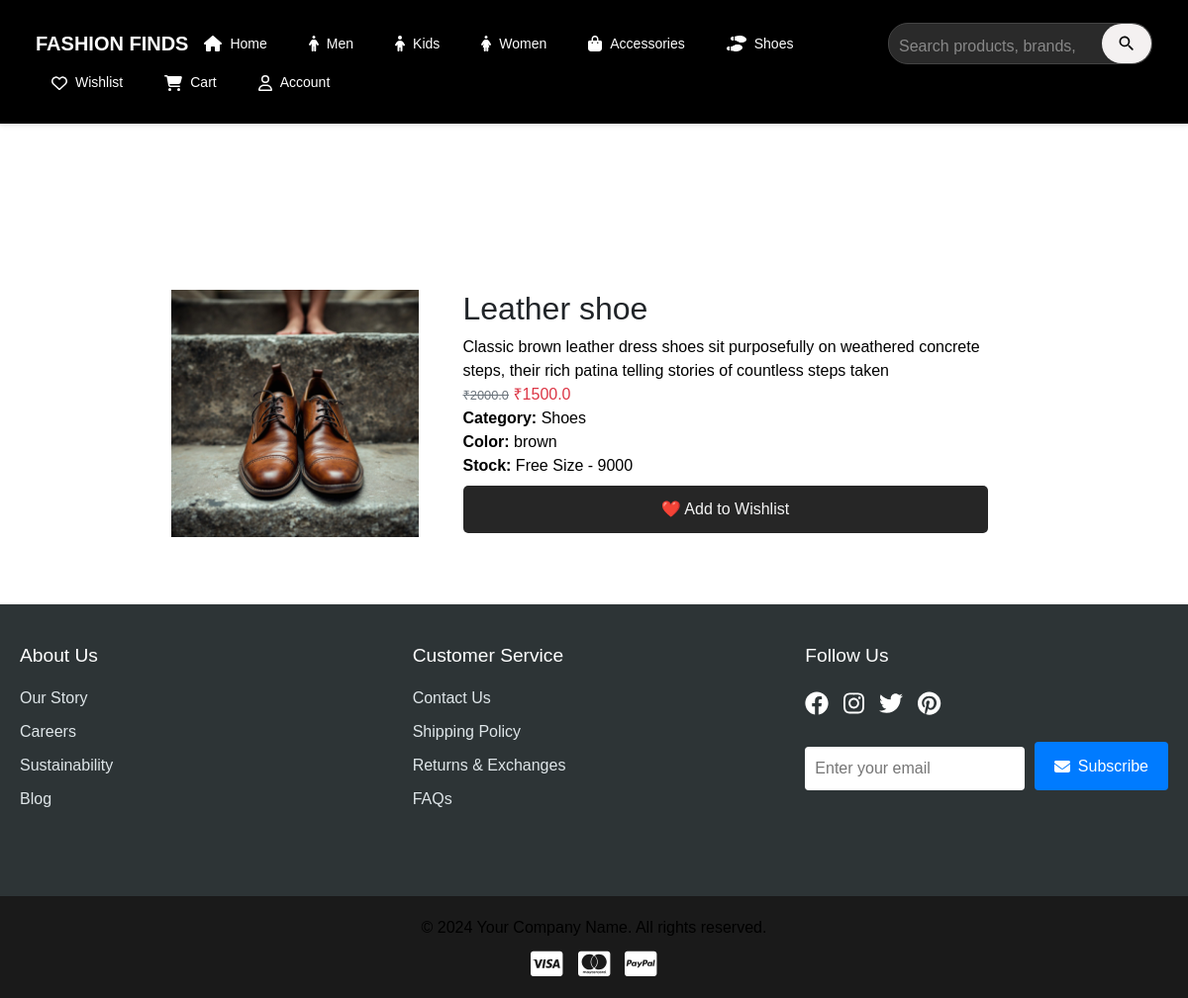
Page /product/1 on the committed database.
### app/models.py (models this page shows, shortened)
class Product(db.Model):
    __tablename__ = 'products'
    id = db.Column(db.Integer, primary_key=True)
    product_name = db.Column(db.String(100), nullable=False)
    product_picture = db.Column(db.String(1000), nullable=False)
    current_price = db.Column(db.Float, nullable=False)
    previous_price = db.Column(db.Float, nullable=False)
    description = db.Column(db.String(2000), nullable=True)
    color = db.Column(db.String(15))
    rating = db.Column(db.Integer, default=0)
    sale = db.Column(db.Boolean, default=False)
    discount = db.Column(db.Integer, nullable=True, default=0)
    brand = db.Column(db.String(100), nullable=True)
    category = db.Column(db.String(100), nullable=False)  # ✅ Now category is a string field
    quantity_size = db.relationship('ProductSize', backref='product', lazy=True, cascade="all, delete-orphan")
    carts = db.relationship('Cart', backref='cart_product', lazy=True, cascade="all, delete-orphan")
    wishlists = db.relationship('Wishlist', backref='wishlist_product', lazy=True, cascade="all, delete-orphan")
    order_items = db.relationship('OrderItem', backref='product', lazy=True, cascade="all, delete-orphan")

class ProductSize(db.Model):
    __tablename__ = 'product_sizes'
    id = db.Column(db.Integer, primary_key=True)
    product_id = db.Column(db.Integer, db.ForeignKey('products.id'), nullable=False)
    size = db.Column(db.String(50), nullable=False, default="No size")
    quantity = db.Column(db.Integer, nullable=False, default=0)

### app/views.py (the view)
@views.route('/product/<int:product_id>')
def product_info(product_id):
    product = Product.query.get_or_404(product_id)
    sizes = ProductSize.query.filter_by(product_id=product.id).all()
    suggested_products = Product.query.filter(Product.id != product.id).order_by(db.func.random()).limit(4).all()
    return render_template("product_details.html", product=product, sizes=sizes, suggested_products=suggested_products)

### app/templates/product_details.html (shortened to what this page needs)
{% extends 'base.html' %}
{% block content %}
<div class="container py-5">
    <div class="row">
        {% if product.product_picture %}
        <img src="{{ url_for('views.get_image', filename=product.product_picture) }}"
             alt="{{ product.product_name }}"
             width="250"
             height="250">
         {% else %}
        No Image
            {% endif %}
        </div>
        <div class="col-md-6">
            <h2>{{ product.product_name }}</h2>
            <p>{{ product.description }}</p>
            <p class="text-danger fw-bold">
                <span class="text-muted small"><s>₹{{ product.previous_price }}</s></span> ₹{{ product.current_price }}
            </p>
            <p><strong>Category:</strong> {{ product.category }}</p>
            <p><strong>Color:</strong> {{ product.color }}</p>
            <p><strong>Stock:</strong>
                {% for sizes in product.quantity_size %}
                    <tr>
                        <td class="size-value">{{ sizes.size }}</td> -
                        <td class="quantity-value {% if sizes.quantity < 10 %}low-stock{% else %}in-stock{% endif %}">
                            {{ sizes.quantity }}
                        </td> {% if product.quantity_size | length > 1 %} | {% endif %}
                    </tr>
                {% endfor %}
            </p>
            <form action="{{ url_for('views.wishlist_add', product_id=product.id) }}" method="POST">
                <button type="submit" class="btn btn-outline-danger mt-2">❤️ Add to Wishlist</button>
            </form>
        </div>
    </div>
{% endblock %}

### app/static/css/style.css (style rules this page uses)
* { margin: 0; padding: 0; box-sizing: border-box; font-family: Arial, sans-serif; }
.container { display: flex; flex-wrap: wrap; gap: 20px; justify-content: center; padding: 20px; max-width: 1400px; margin: 0 auto; }
.container { display: flex; flex-wrap: wrap; justify-content: center; gap: 15px; width: 100%; max-width: 1200px; }
body { font-family: Arial, sans-serif; margin: 0; padding: 0; }
.text-muted { color: #6c757d !important; }
p { font-size: 16px; color: black; margin: 0; }
form { display: grid; gap: 15px; }
html, body { height: 100%; margin: 0; overflow-x: hidden; }
button { background-color: #262626; color: #f5f5f5; cursor: pointer; border: none; padding: 12px; border-radius: 5px; font-size: 1em; transition: background-color 0.3s; }
.btn { display: inline-block; padding: 12px; margin-top: 20px; background-color: #262626; color: #f5f5f5; border: none; border-radius: 5px; cursor: pointer; text-decoration: none; transition: background-color 0.3s; }

### rows in the picture
Product: product_picture (picture), product_name "Leather shoe", description "Classic brown leather dress shoes sit purposefully on weathered concrete steps, their rich patina telling stories of countless steps taken", previous_price "2000.0", current_price "1500.0", category "Shoes", color "brown"
ProductSize: size "Free Size", quantity "9000"
